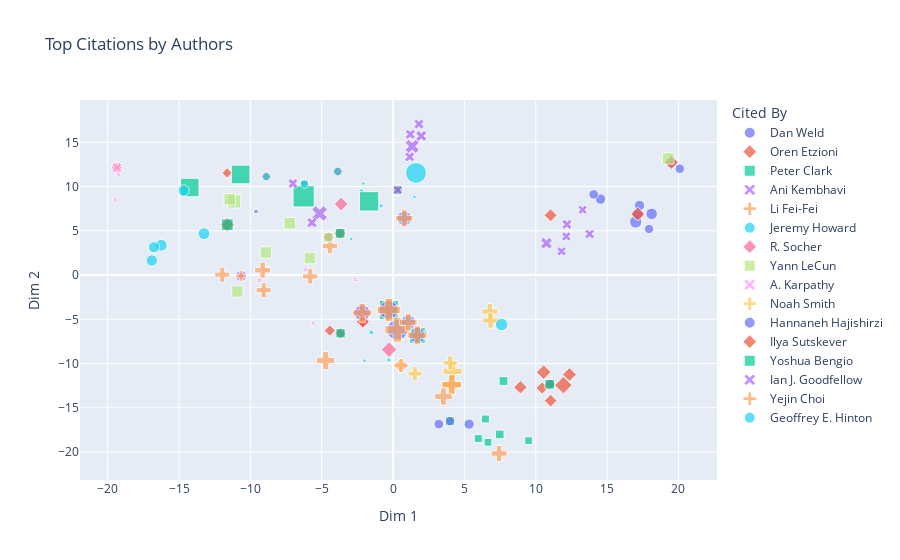

The cell this chart's notebook holds for it:
### Code cell
fig=px.scatter(reduced_df, x="Dim 1", y="Dim 2", color="Cited By", symbol="Cited By", title="Top Citations by Authors",
               hover_data=["Title"], size="Citations", size_max=15)
fig.show("png")
fig.show()

### Figure 1 — Plotly figure (JSON) as saved in the notebook; plotly's stock layout.template omitted (floating-point values rounded to 4 significant figures)
{"data": [{"customdata": [["UCPOP: A Sound, Complete, Partial Order Planner for ADL"], ["Systematic Nonlinear Planning"], ["Planning for Conjunctive Goals"], ["An Approach to Planning with Incomplete Information"], ["Labeled RTDP: Improving the Convergence of Real-Time Dynamic Programming"], ["Fast Planning Through Planning Graph Analysis"], ["Learning to Act Using Real-Time Dynamic Programming"], ["ADL: Exploring the Middle Ground Between STRIPS and the Situation Calculus"], ["Open Information Extraction from the Web"], ["Conditional nonlinear planning"]], "hovertemplate": "Cited By=Dan Weld<br>Dim 1=%{x}<br>Dim 2=%{y}<br>Citations=%{marker.size}<br>Title=%{customdata[0]}<extra></extra>", "legendgroup": "Dan Weld", "marker": {"color": "#636efa", "size": [33, 29, 26, 26, 24, 23, 20, 20, 20, 19], "sizemode": "area", "sizeref": 0.4356, "symbol": "circle"}, "mode": "markers", "name": "Dan Weld", "orientation": "v", "showlegend": true, "type": "scatter", "x": [17.0, 18.12, 17.15, 19.5, 14.54, 17.28, 14.06, 20.09, 10.98, 17.94], "xaxis": "x", "y": [5.999, 6.914, 6.897, 12.74, 8.585, 7.872, 9.111, 12.02, -12.35, 5.201], "yaxis": "y"}, {"customdata": [["Planning for Conjunctive Goals"], ["An Approach to Planning with Incomplete Information"], ["Open Information Extraction from the Web"], ["Unsupervised named-entity extraction from the Web: An experimental study"], ["Snowball: extracting relations from large plain-text collections"], ["A Probabilistic Model of Redundancy in Information Extraction"], ["Automatic Acquisition of Hyponyms from Large Text Corpora"], ["A softbot-based interface to the Internet"], ["Extracting Patterns and Relations from the World Wide Web"], ["The Tradeoffs Between Open and Traditional Relation Extraction"]], "hovertemplate": "Cited By=Oren Etzioni<br>Dim 1=%{x}<br>Dim 2=%{y}<br>Citations=%{marker.size}<br>Title=%{customdata[0]}<extra></extra>", "legendgroup": "Oren Etzioni", "marker": {"color": "#EF553B", "size": [26, 26, 20, 40, 28, 25, 23, 22, 21, 20], "sizemode": "area", "sizeref": 0.4356, "symbol": "diamond"}, "mode": "markers", "name": "Oren Etzioni", "orientation": "v", "showlegend": true, "type": "scatter", "x": [17.15, 19.5, 10.98, 11.94, 10.56, 12.36, 8.926, 11.04, 11.04, 10.45], "xaxis": "x", "y": [6.897, 12.74, -12.35, -12.44, -10.98, -11.24, -12.68, 6.753, -14.2, -12.77], "yaxis": "y"}, {"customdata": [["Open Information Extraction from the Web"], ["BERT: Pre-training of Deep Bidirectional Transformers for Language Understanding"], ["Exploring the Limits of Transfer Learning with a Unified Text-to-Text Transformer"], ["SQuAD: 100,000+ Questions for Machine Comprehension of Text"], ["WordNet : an electronic lexical database"], ["Combining Retrieval, Statistics, and Inference to Answer Elementary Science Questions"], ["Think you have Solved Question Answering? Try ARC, the AI2 Reasoning Challenge"], ["Discovery of inference rules for question-answering"], ["Building Concept Representations from Reusable Components"], ["Towards AI-Complete Question Answering: A Set of Prerequisite Toy Tasks"]], "hovertemplate": "Cited By=Peter Clark<br>Dim 1=%{x}<br>Dim 2=%{y}<br>Citations=%{marker.size}<br>Title=%{customdata[0]}<extra></extra>", "legendgroup": "Peter Clark", "marker": {"color": "#00cc96", "size": [20, 79, 55, 19, 17, 16, 14, 14, 13, 13], "sizemode": "area", "sizeref": 0.4356, "symbol": "square"}, "mode": "markers", "name": "Peter Clark", "orientation": "v", "showlegend": true, "type": "scatter", "x": [10.98, -0.2993, 1.698, 3.991, 7.74, 7.477, 5.973, 6.475, 9.494, 6.657], "xaxis": "x", "y": [-12.35, -3.939, -6.81, -16.51, -11.97, -18.01, -18.48, -16.27, -18.72, -18.9], "yaxis": "y"}, {"customdata": [["AI2-THOR: An Interactive 3D Environment for Visual AI"], ["Deep Residual Learning for Image Recognition"], ["Microsoft COCO: Common Objects in Context"], ["ImageNet: A large-scale hierarchical image database"], ["Habitat: A Platform for Embodied AI Research"], ["On Evaluation of Embodied Navigation Agents"], ["Adam: A Method for Stochastic Optimization"], ["IQA: Visual Question Answering in Interactive Environments"], ["AllenAct: A Framework for Embodied AI Research"], ["DD-PPO: Learning Near-Perfect PointGoal Navigators from 2.5 Billion Frames"]], "hovertemplate": "Cited By=Ani Kembhavi<br>Dim 1=%{x}<br>Dim 2=%{y}<br>Citations=%{marker.size}<br>Title=%{customdata[0]}<extra></extra>", "legendgroup": "Ani Kembhavi", "marker": {"color": "#ab63fa", "size": [24, 19, 18, 18, 18, 17, 16, 16, 16, 15], "sizemode": "area", "sizeref": 0.4356, "symbol": "x"}, "mode": "markers", "name": "Ani Kembhavi", "orientation": "v", "showlegend": true, "type": "scatter", "x": [10.75, -4.532, -10.64, -19.35, 12.18, 13.78, 0.3284, 11.81, 12.15, 13.29], "xaxis": "x", "y": [3.603, 4.28, -0.1093, 12.15, 5.727, 4.65, 9.61, 2.682, 4.365, 7.377], "yaxis": "y"}, {"customdata": [["Deep Residual Learning for Image Recognition"], ["Microsoft COCO: Common Objects in Context"], ["ImageNet: A large-scale hierarchical image database"], ["Adam: A Method for Stochastic Optimization"], ["ImageNet classification with deep convolutional neural networks"], ["ImageNet Large Scale Visual Recognition Challenge"], ["Very Deep Convolutional Networks for Large-Scale Image Recognition"], ["Visual Genome: Connecting Language and Vision Using Crowdsourced Dense Image Annotations"], ["Object Detection with Discriminatively Trained Part Based Models"], ["Modeling the Shape of the Scene: A Holistic Representation of the Spatial Envelope"]], "hovertemplate": "Cited By=Li Fei-Fei<br>Dim 1=%{x}<br>Dim 2=%{y}<br>Citations=%{marker.size}<br>Title=%{customdata[0]}<extra></extra>", "legendgroup": "Li Fei-Fei", "marker": {"color": "#FFA15A", "size": [19, 18, 18, 16, 21, 39, 35, 35, 34, 34], "sizemode": "area", "sizeref": 0.4356, "symbol": "cross"}, "mode": "markers", "name": "Li Fei-Fei", "orientation": "v", "showlegend": true, "type": "scatter", "x": [-4.532, -10.64, -19.35, 0.3284, -3.71, -9.137, -4.421, -5.808, -9.064, -11.97], "xaxis": "x", "y": [4.28, -0.1093, 12.15, 9.61, 4.718, 0.5428, 3.277, -0.1519, -1.714, 0.04255], "yaxis": "y"}, {"customdata": [["Deep Residual Learning for Image Recognition"], ["Regularizing and Optimizing LSTM Language Models"], ["Deep Contextualized Word Representations"], ["Cyclical Learning Rates for Training Neural Networks"], ["A disciplined approach to neural network hyper-parameters: Part 1 - learning rate, batch size, momentum, and weight decay"], ["Densely Connected Convolutional Networks"], ["Universal Language Model Fine-tuning for Text Classification"], ["SGDR: Stochastic Gradient Descent with Warm Restarts"], ["Subword Regularization: Improving Neural Network Translation Models with Multiple Subword Candidates"], ["Super-convergence: very fast training of neural networks using large learning rates"]], "hovertemplate": "Cited By=Jeremy Howard<br>Dim 1=%{x}<br>Dim 2=%{y}<br>Citations=%{marker.size}<br>Title=%{customdata[0]}<extra></extra>", "legendgroup": "Jeremy Howard", "marker": {"color": "#19d3f3", "size": [19, 5, 4, 4, 4, 3, 3, 3, 3, 3], "sizemode": "area", "sizeref": 0.4356, "symbol": "circle"}, "mode": "markers", "name": "Jeremy Howard", "orientation": "v", "showlegend": true, "type": "scatter", "x": [-4.532, -1.519, -0.2911, -2.201, -0.8376, -2.929, 2.299, 1.496, -1.998, -2.083], "xaxis": "x", "y": [4.28, -6.485, -9.597, 9.521, 7.822, 4.083, -6.451, 8.826, -9.662, 10.34], "yaxis": "y"}, {"customdata": [["Deep Residual Learning for Image Recognition"], ["Adam: A Method for Stochastic Optimization"], ["BERT: Pre-training of Deep Bidirectional Transformers for Language Understanding"], ["Attention is All you Need"], ["GloVe: Global Vectors for Word Representation"], ["Long Short-Term Memory"], ["Sequence to Sequence Learning with Neural Networks"], ["Neural Machine Translation by Jointly Learning to Align and Translate"], ["Recursive Deep Models for Semantic Compositionality Over a Sentiment Treebank"], ["Dropout: a simple way to prevent neural networks from overfitting"]], "hovertemplate": "Cited By=R. Socher<br>Dim 1=%{x}<br>Dim 2=%{y}<br>Citations=%{marker.size}<br>Title=%{customdata[0]}<extra></extra>", "legendgroup": "R. Socher", "marker": {"color": "#FF6692", "size": [19, 16, 79, 54, 30, 29, 22, 19, 32, 25], "sizemode": "area", "sizeref": 0.4356, "symbol": "diamond"}, "mode": "markers", "name": "R. Socher", "orientation": "v", "showlegend": true, "type": "scatter", "x": [-4.532, 0.3284, -0.2993, -2.161, 0.552, -11.61, -2.117, -3.679, -0.2787, -3.639], "xaxis": "x", "y": [4.28, 9.61, -3.939, -4.272, -10.22, 5.696, -5.269, -6.578, -8.426, 8.018], "yaxis": "y"}, {"customdata": [["Deep Residual Learning for Image Recognition"], ["ImageNet classification with deep convolutional neural networks"], ["Gradient-based learning applied to document recognition"], ["Handwritten Digit Recognition with a Back-Propagation Network"], ["Sparse coding with an overcomplete basis set: A strategy employed by V1?"], ["Generalization and network design strategies"], ["A Simple Framework for Contrastive Learning of Visual Representations"], ["Backpropagation Applied to Handwritten Zip Code Recognition"], ["What is the best multi-stage architecture for object recognition?"], ["Histograms of oriented gradients for human detection"]], "hovertemplate": "Cited By=Yann LeCun<br>Dim 1=%{x}<br>Dim 2=%{y}<br>Citations=%{marker.size}<br>Title=%{customdata[0]}<extra></extra>", "legendgroup": "Yann LeCun", "marker": {"color": "#B6E880", "size": [19, 21, 4, 38, 30, 29, 29, 29, 29, 28], "sizemode": "area", "sizeref": 0.4356, "symbol": "square"}, "mode": "markers", "name": "Yann LeCun", "orientation": "v", "showlegend": true, "type": "scatter", "x": [-4.532, -3.71, -9.602, -11.14, -7.234, 19.29, -5.819, -11.44, -8.911, -10.91], "xaxis": "x", "y": [4.28, 4.718, 7.177, 8.323, 5.856, 13.18, 1.929, 8.556, 2.553, -1.861], "yaxis": "y"}, {"customdata": [["ImageNet: A large-scale hierarchical image database"], ["Long Short-Term Memory"], ["ImageNet classification with deep convolutional neural networks"], ["Rich Feature Hierarchies for Accurate Object Detection and Semantic Segmentation"], ["DeViSE: A Deep Visual-Semantic Embedding Model"], ["Recurrent neural network based language model"], ["Long-term recurrent convolutional networks for visual recognition and description"], ["Every Picture Tells a Story: Generating Sentences from Images"], ["Gradient-based learning applied to document recognition"], ["Matching Words and Pictures"]], "hovertemplate": "Cited By=A. Karpathy<br>Dim 1=%{x}<br>Dim 2=%{y}<br>Citations=%{marker.size}<br>Title=%{customdata[0]}<extra></extra>", "legendgroup": "A. Karpathy", "marker": {"color": "#FF97FF", "size": [18, 29, 21, 5, 4, 4, 4, 4, 4, 4], "sizemode": "area", "sizeref": 0.4356, "symbol": "x"}, "mode": "markers", "name": "A. Karpathy", "orientation": "v", "showlegend": true, "type": "scatter", "x": [-19.35, -11.61, -3.71, -9.354, -6.118, -5.578, -2.663, -19.48, -9.602, -19.23], "xaxis": "x", "y": [12.15, 5.696, 4.718, -0.6034, 0.6213, -5.438, -0.5289, 8.487, 7.177, 11.37], "yaxis": "y"}, {"customdata": [["Adam: A Method for Stochastic Optimization"], ["BERT: Pre-training of Deep Bidirectional Transformers for Language Understanding"], ["Bleu: a Method for Automatic Evaluation of Machine Translation"], ["Building a Large Annotated Corpus of English: The Penn Treebank"], ["Conditional Random Fields: Probabilistic Models for Segmenting and Labeling Sequence Data"], ["Latent Dirichlet Allocation"], ["CoNLL-X Shared Task on Multilingual Dependency Parsing"], ["Class-Based n-gram Models of Natural Language"], ["GloVe: Global Vectors for Word Representation"], ["Long Short-Term Memory"]], "hovertemplate": "Cited By=Noah Smith<br>Dim 1=%{x}<br>Dim 2=%{y}<br>Citations=%{marker.size}<br>Title=%{customdata[0]}<extra></extra>", "legendgroup": "Noah Smith", "marker": {"color": "#FECB52", "size": [16, 79, 59, 55, 39, 37, 31, 30, 30, 29], "sizemode": "area", "sizeref": 0.4356, "symbol": "cross"}, "mode": "markers", "name": "Noah Smith", "orientation": "v", "showlegend": true, "type": "scatter", "x": [0.3284, -0.2993, 4.109, 4.165, 6.787, 6.833, 4.0, 1.536, 0.552, -11.61], "xaxis": "x", "y": [9.61, -3.939, -12.39, -10.88, -4.125, -5.135, -9.922, -11.14, -10.22, 5.696], "yaxis": "y"}, {"customdata": [["Adam: A Method for Stochastic Optimization"], ["Language Models are Unsupervised Multitask Learners"], ["BERT: Pre-training of Deep Bidirectional Transformers for Language Understanding"], ["Exploring the Limits of Transfer Learning with a Unified Text-to-Text Transformer"], ["Attention is All you Need"], ["Language Models are Few-Shot Learners"], ["RoBERTa: A Robustly Optimized BERT Pretraining Approach"], ["SQuAD: 100,000+ Questions for Machine Comprehension of Text"], ["Natural Questions: A Benchmark for Question Answering Research"], ["Reading Wikipedia to Answer Open-Domain Questions"]], "hovertemplate": "Cited By=Hannaneh Hajishirzi<br>Dim 1=%{x}<br>Dim 2=%{y}<br>Citations=%{marker.size}<br>Title=%{customdata[0]}<extra></extra>", "legendgroup": "Hannaneh Hajishirzi", "marker": {"color": "#636efa", "size": [16, 94, 79, 55, 54, 47, 45, 19, 23, 21], "sizemode": "area", "sizeref": 0.4356, "symbol": "circle"}, "mode": "markers", "name": "Hannaneh Hajishirzi", "orientation": "v", "showlegend": true, "type": "scatter", "x": [0.3284, 0.3011, -0.2993, 1.698, -2.161, 1.069, 0.7883, 3.991, 5.333, 3.214], "xaxis": "x", "y": [9.61, -6.186, -3.939, -6.81, -4.272, -5.341, 6.403, -16.51, -16.85, -16.84], "yaxis": "y"}, {"customdata": [["Adam: A Method for Stochastic Optimization"], ["Long Short-Term Memory"], ["Sequence to Sequence Learning with Neural Networks"], ["ImageNet classification with deep convolutional neural networks"], ["Neural Machine Translation by Jointly Learning to Align and Translate"], ["Learning Phrase Representations using RNN Encoder–Decoder for Statistical Machine Translation"], ["Reducing the Dimensionality of Data with Neural Networks"], ["Learning representations by back-propagating errors"], ["A Fast Learning Algorithm for Deep Belief Nets"], ["Generating Sequences With Recurrent Neural Networks"]], "hovertemplate": "Cited By=Ilya Sutskever<br>Dim 1=%{x}<br>Dim 2=%{y}<br>Citations=%{marker.size}<br>Title=%{customdata[0]}<extra></extra>", "legendgroup": "Ilya Sutskever", "marker": {"color": "#EF553B", "size": [16, 29, 22, 21, 19, 17, 16, 15, 14, 14], "sizemode": "area", "sizeref": 0.4356, "symbol": "diamond"}, "mode": "markers", "name": "Ilya Sutskever", "orientation": "v", "showlegend": true, "type": "scatter", "x": [0.3284, -11.61, -2.117, -3.71, -3.679, -4.431, -3.875, -8.882, -6.212, -11.62], "xaxis": "x", "y": [9.61, 5.696, -5.269, 4.718, -6.578, -6.276, 11.71, 11.13, 10.29, 11.54], "yaxis": "y"}, {"customdata": [["Adam: A Method for Stochastic Optimization"], ["Long Short-Term Memory"], ["ImageNet classification with deep convolutional neural networks"], ["Neural Machine Translation by Jointly Learning to Align and Translate"], ["A Fast Learning Algorithm for Deep Belief Nets"], ["Gradient-based learning applied to document recognition"], ["Learning Deep Architectures for AI"], ["Batch Normalization: Accelerating Deep Network Training by Reducing Internal Covariate Shift"], ["Learning long-term dependencies with gradient descent is difficult"], ["Theano: new features and speed improvements"]], "hovertemplate": "Cited By=Yoshua Bengio<br>Dim 1=%{x}<br>Dim 2=%{y}<br>Citations=%{marker.size}<br>Title=%{customdata[0]}<extra></extra>", "legendgroup": "Yoshua Bengio", "marker": {"color": "#00cc96", "size": [16, 29, 21, 19, 14, 4, 98, 82, 76, 75], "sizemode": "area", "sizeref": 0.4356, "symbol": "square"}, "mode": "markers", "name": "Yoshua Bengio", "orientation": "v", "showlegend": true, "type": "scatter", "x": [0.3284, -11.61, -3.71, -3.679, -6.212, -9.602, -6.264, -1.679, -10.68, -14.25], "xaxis": "x", "y": [9.61, 5.696, 4.718, -6.578, 10.29, 7.177, 8.894, 8.331, 11.37, 9.894], "yaxis": "y"}, {"customdata": [["Adam: A Method for Stochastic Optimization"], ["Gradient-based learning applied to document recognition"], ["Intriguing properties of neural networks"], ["Explaining and Harnessing Adversarial Examples"], ["Adversarial examples in the physical world"], ["Learning Multiple Layers of Features from Tiny Images"], ["Towards Deep Learning Models Resistant to Adversarial Attacks"], ["Generative Adversarial Nets"], ["Evasion Attacks against Machine Learning at Test Time"], ["Deep Boltzmann Machines"]], "hovertemplate": "Cited By=Ian J. Goodfellow<br>Dim 1=%{x}<br>Dim 2=%{y}<br>Citations=%{marker.size}<br>Title=%{customdata[0]}<extra></extra>", "legendgroup": "Ian J. Goodfellow", "marker": {"color": "#ab63fa", "size": [16, 4, 42, 35, 21, 19, 18, 18, 18, 17], "sizemode": "area", "sizeref": 0.4356, "symbol": "x"}, "mode": "markers", "name": "Ian J. Goodfellow", "orientation": "v", "showlegend": true, "type": "scatter", "x": [0.3284, -9.602, -5.145, 1.34, 1.975, -5.682, 1.21, 1.164, 1.814, -7.019], "xaxis": "x", "y": [9.61, 7.177, 6.962, 14.55, 15.72, 5.913, 15.9, 13.36, 17.06, 10.34], "yaxis": "y"}, {"customdata": [["Language Models are Unsupervised Multitask Learners"], ["BERT: Pre-training of Deep Bidirectional Transformers for Language Understanding"], ["Bleu: a Method for Automatic Evaluation of Machine Translation"], ["Exploring the Limits of Transfer Learning with a Unified Text-to-Text Transformer"], ["Attention is All you Need"], ["The Curious Case of Neural Text Degeneration"], ["Language Models are Few-Shot Learners"], ["ROUGE: A Package for Automatic Evaluation of Summaries"], ["RoBERTa: A Robustly Optimized BERT Pretraining Approach"], ["ATOMIC: An Atlas of Machine Commonsense for If-Then Reasoning"]], "hovertemplate": "Cited By=Yejin Choi<br>Dim 1=%{x}<br>Dim 2=%{y}<br>Citations=%{marker.size}<br>Title=%{customdata[0]}<extra></extra>", "legendgroup": "Yejin Choi", "marker": {"color": "#FFA15A", "size": [94, 79, 59, 55, 54, 50, 47, 47, 45, 39], "sizemode": "area", "sizeref": 0.4356, "symbol": "cross"}, "mode": "markers", "name": "Yejin Choi", "orientation": "v", "showlegend": true, "type": "scatter", "x": [0.3011, -0.2993, 4.109, 1.698, -2.161, -4.722, 1.069, 3.529, 0.7883, 7.43], "xaxis": "x", "y": [-6.186, -3.939, -12.39, -6.81, -4.272, -9.663, -5.341, -13.73, 6.403, -20.17], "yaxis": "y"}, {"customdata": [["Reducing the Dimensionality of Data with Neural Networks"], ["Learning representations by back-propagating errors"], ["A Fast Learning Algorithm for Deep Belief Nets"], ["Training Products of Experts by Minimizing Contrastive Divergence"], ["Exponential Family Harmoniums with an Application to Information Retrieval"], ["Maximum likelihood from incomplete data via the EM - algorithm plus discussions on the paper"], ["A Learning Algorithm for Boltzmann Machines"], ["Information processing in dynamical systems: foundations of harmony theory"], ["Neural networks and physical systems with emergent collective computational abilities."], ["Learning and relearning in Boltzmann machines"]], "hovertemplate": "Cited By=Geoffrey E. Hinton<br>Dim 1=%{x}<br>Dim 2=%{y}<br>Citations=%{marker.size}<br>Title=%{customdata[0]}<extra></extra>", "legendgroup": "Geoffrey E. Hinton", "marker": {"color": "#19d3f3", "size": [16, 15, 14, 95, 34, 31, 30, 28, 27, 27], "sizemode": "area", "sizeref": 0.4356, "symbol": "circle"}, "mode": "markers", "name": "Geoffrey E. Hinton", "orientation": "v", "showlegend": true, "type": "scatter", "x": [-3.875, -8.882, -6.212, 1.607, 7.61, -13.25, -16.24, -16.9, -16.76, -14.67], "xaxis": "x", "y": [11.71, 11.13, 10.29, 11.54, -5.592, 4.682, 3.368, 1.643, 3.149, 9.568], "yaxis": "y"}], "layout": {"legend": {"itemsizing": "constant", "title": {"text": "Cited By"}, "tracegroupgap": 0}, "title": {"text": "Top Citations by Authors"}, "xaxis": {"anchor": "y", "domain": [0, 1], "title": {"text": "Dim 1"}}, "yaxis": {"anchor": "x", "domain": [0, 1], "title": {"text": "Dim 2"}}}}
